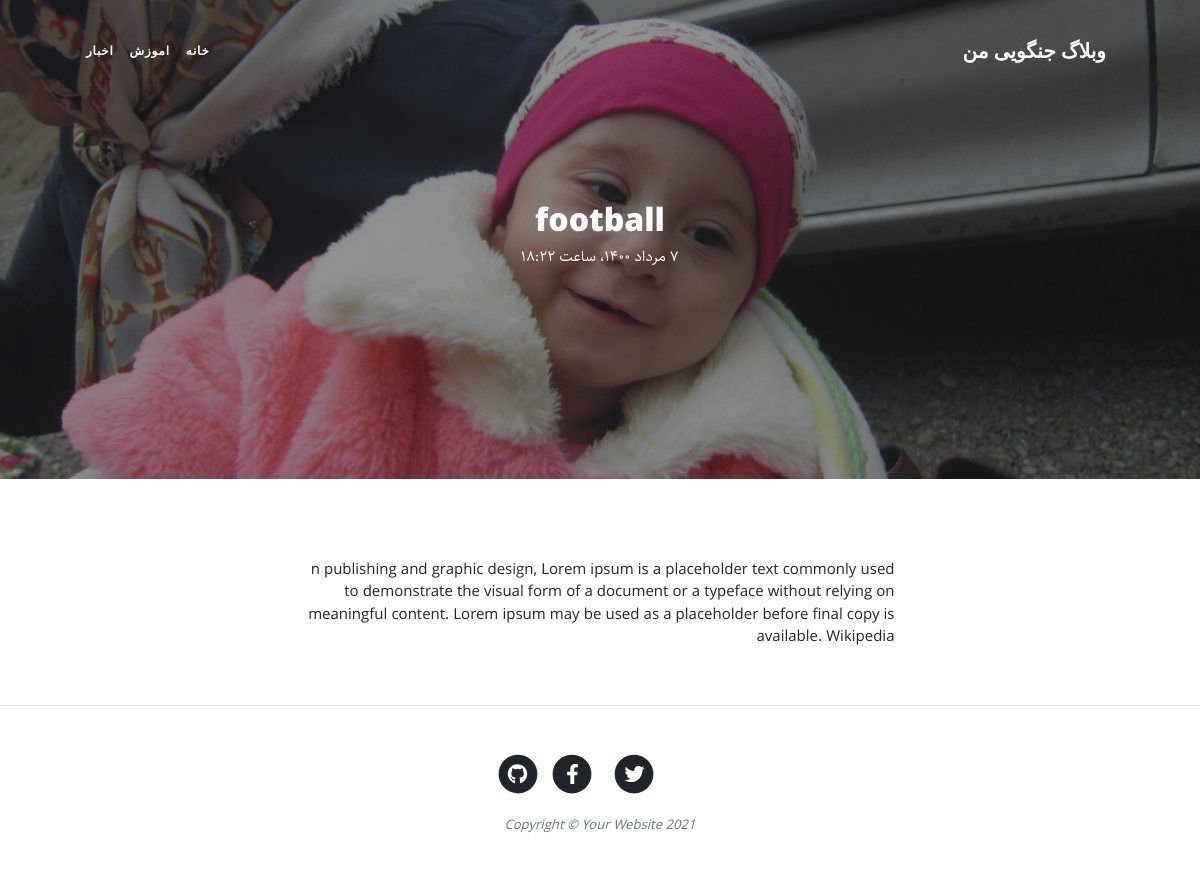
Page /article/ftbl on the committed database.
### blog/models.py (models this page shows, shortened)
class Category(models.Model):
    parent = models.ForeignKey('self', default=None, null=True,blank=True,on_delete=models.SET_NULL,related_name='children', verbose_name='زیردسته')
    title = models.CharField(max_length=200, verbose_name='عنوان دسته بندی')
    slug = models.SlugField(max_length=100, unique=True, verbose_name='ادرس دسته بندی')
    status = models.BooleanField(default=True, verbose_name='ایا نمایش داده شود؟')
    position = models.IntegerField(verbose_name='پوزیشن')
    class Meta:
        verbose_name = 'دسته بندی'
        verbose_name_plural = 'دسته بندی ها'
        ordering = ['position']
    objects= CategoryManager()

class Article(models.Model):
    STATUS_CHOICES = [
        ('d', 'پیش نویس'),
        ('p', 'منتشر شده'),
    ]
    title = models.CharField(max_length=200, verbose_name='عنوان مقاله')
    slug = models.SlugField(max_length=100, unique=True, verbose_name='ادرس مقاله')
    category = models.ManyToManyField(Category, related_name='articles', verbose_name='دسته بندی')
    description = models.TextField(verbose_name='محتوا')
    thumbnail = models.ImageField(upload_to='images', verbose_name='تصویر مقاله')
    publish = models.DateTimeField(default=timezone.now, verbose_name='زمان انتشار')
    created = models.DateTimeField(auto_now_add=True)
    updated = models.DateTimeField(auto_now=True)
    status = models.CharField(max_length=1, choices=STATUS_CHOICES, verbose_name='وضعیت')
    def jpublish(self):
        return jalali_converter(self.publish)
    jpublish.short_description = 'زمان انتشار'
    def thumbnail_tag(self):
        return format_html("<img  width = 100 height = 65 src= '{}'>".format(self.thumbnail.url))
    thumbnail_tag.short_description = 'عکس'
    objects = ArticleManager()
    class Meta:
        verbose_name = 'مقاله'
        verbose_name_plural = 'مقالات'
        ordering = ['-publish']

### blog/views.py (the view)
# urls.py: path('article/<slug:slug>', views.ArticleDetail.as_view(), name='blog_detail'),
class ArticleDetail(DetailView):
    def get_object(self, queryset=None):
        slug = self.kwargs.get('slug')
        return get_object_or_404(Article, slug=slug, status="p")
    template_name = 'blog/detail.html'

### blog/models.py (called while the page is built)
    def active(self):
        return self.filter(status=True)

### blog/templatetags/base_tags.py (called while the page is built)
@register.simple_tag
def title(data='وبلاگ جنگویی من '):
    return data

@register.inclusion_tag('blog/partials/category_navbar.html')
def category_navbar():
    return {
        'category': Category.objects.filter(status=True)
    }

### extensions/jalali.py (called while the page is built)
    def persian_tuple(self):
        return self.persian_year, self.persian_month, self.persian_day

### extensions/utils.py (called while the page is built)
def convert_en_numbers(input_str):
    mapping = {
        '0': '۰',
        '1': '۱',
        '2': '۲',
        '3': '۳',
        '4': '۴',
        '5': '۵',
        '6': '۶',
        '7': '۷',
        '8': '۸',
        '9': '۹',
        '.': '.',
    }
    pattern = "|".join(map(re.escape, mapping.keys()))
    return re.sub(pattern, lambda m: mapping[m.group()], str(input_str))

def jalali_converter(time):
    time = timezone.localtime(time)
    jmonths = ['فروردین', 'اردیبهشت', 'خرداد', 'تیر', 'مرداد', 'شهریور', 'مهر', 'آبان', 'آذر', 'دی', 'بهمن', 'اسفند']
    time_to_str = "{},{},{}".format(time.year, time.month, time.day)
    time_to_touple = jalali.Gregorian(time_to_str).persian_tuple()
    time_to_list = list(time_to_touple)
    for index, month in enumerate(jmonths):
        if time_to_list[1] == index + 1:
            time_to_list[1] = month
            break
    output = '{} {} {}، ساعت {}:{}'.format(
        convert_en_numbers(time_to_list[2]),
        time_to_list[1],
        convert_en_numbers(time_to_list[0]),
        convert_en_numbers(time.hour),
        convert_en_numbers(time.minute),
    )
    return output

### blog/templates/blog/detail.html (shortened to what this page needs)
{% extends 'blog/base.html' %}
{% block main %}
        <header class="masthead" style="background-image: url({{ article.thumbnail.url }})">
            <div class="container position-relative px-4 px-lg-5">
                <div class="row gx-4 gx-lg-5 justify-content-center">
                    <div class="col-md-10 col-lg-8 col-xl-7">
                        <div class="site-heading">
                            <h1>{{ article.title}}</h1>
                            <time>{{ article.jpublish }}</time>
                        </div>
                    </div>
                </div>
            </div>
        </header>
        <article class="mb-4">
            <div class="container px-4 px-lg-5 text-justify">
                <div class="row gx-4 gx-lg-5 justify-content-center text-justify">
                    <div class="col-md-10 col-lg-8 col-xl-7 text-justify">
                        {{ article.description|linebreaks }}
                    </div>
                </div>
            </div>
        </article>
{% endblock %}

### blog/templates/blog/partials/category_navbar.html (shortened to what this page needs)
<div class="collapse navbar-collapse nav" id="navbarResponsive">
    <ul class="navbar-nav ml-auto ms-auto py-4 py-lg-0">
        <li class="navbar-nav ml-auto ms-auto py-4 py-lg-0  ">
            <li class="nav-item">
                <a class="nav-link " href="{% url 'blog:blog_home' %}">خانه</a>
            </li>
            {% for cat in category %}
                {% if cat.parent == None %}
                    <li class="nav-item">
                        <a class="nav-link " href="{% url 'blog:blog_category' cat.slug %}">{{ cat.title }}</a>
                    </li>
                {% endif %}
            {% endfor %}
    </ul>
</div>

### blog/static/blog/css/rtl.css (style rules this page uses)
body { font-family: Sahel, serif; direction: rtl; text-align: right; font-size: 15px; }
.navbar-nav { margin-left: initial !important; margin-right: auto; }
header.masthead .page-heading h1, header.masthead .page-heading .h1, header.masthead .site-heading h1, header.masthead .site-heading .h1 { font-size: 2rem; }
.nav-item { list-style-type: none; padding: 0; margin: 0; }
.nav ul { padding-right: 0; }
.nav ul li { border-bottom: none; height: 86px; line-height: 86px; font-size: 14px; display: inline-block; float:left; margin: 0 auto; }
.nav ul li a { text-decoration: none; color: #000000; display: block; transition: .3s background-color; padding: 0 24px; }
.nav a { border-bottom: none; }

### rows in the picture
Category: title "اموزش"
Category: title "اخبار"
Article: thumbnail (picture), title "football", jpublish "۷ مرداد ۱۴۰۰، ساعت ۱۸:۲۲", description "n publishing and graphic design, Lorem ipsum is a placeholder text commonly used to demonstrate the visual form of a document or a typeface without relying on meaningful content. Lorem ipsum may be used as a placeholder before final copy is available. Wikipedia"
